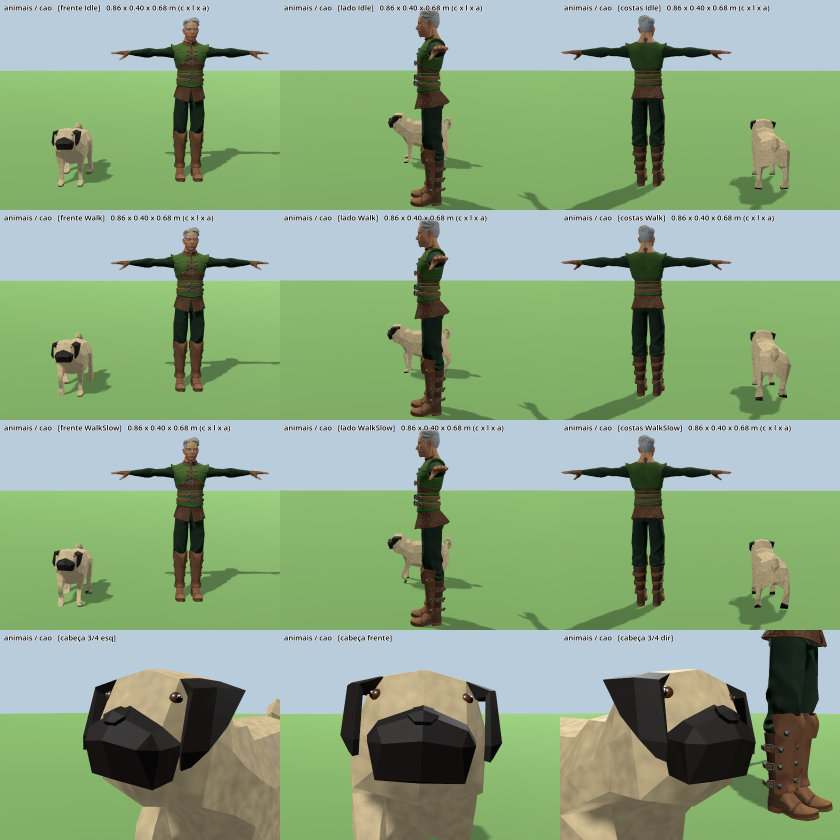
#> input picture docs/ajustes/animais/cao/depois.jpg, 1680 x 1680 px (shown at 1/2 size)
$ python montar_galeria.py
#> lines starting #> are read from the running program, lines starting #| are printed output that depends on the picture
# Monta a GALERIA: junta as fotos de tudo o que o jogo tem em folhas por categoria, com o nome de cada coisa.
# Entradas: as tiras da bancada de itens (tools/bancada.gd), as fotos das peças de construção
# (tools/bancada_construcao.gd) e as fotos de dentro do mundo (capturar_reino, capturar_ilha, capturar_mapa).
# Saída: docs/galeria/<NN>_<categoria>_<k>.jpg.   Uso: python3 tools/montar_galeria.py
import os, glob, sys
from PIL import Image, ImageDraw, ImageFont
RAIZ = os.path.join(os.path.dirname(os.path.abspath(__file__)), '..')
BANCADA = '/Users/faresrames/Desktop/ajustes' if os.path.isdir('/Users/faresrames/Desktop/ajustes') else os.path.join(RAIZ, 'tools/capturas/bancada')
SAIDA = os.path.join(RAIZ, 'docs/galeria')
os.makedirs(SAIDA, exist_ok=True)
for velho in glob.glob(os.path.join(SAIDA, '*.jpg')):
    os.remove(velho)
try:
    FONTE = ImageFont.truetype('/usr/share/fonts/truetype/dejavu/DejaVuSans-Bold.ttf', 22)
    TITULO = ImageFont.truetype('/usr/share/fonts/truetype/dejavu/DejaVuSans-Bold.ttf', 34)
except OSError:
    FONTE = TITULO = ImageFont.load_default()

def folhas(prefixo, titulo, itens, colunas, larg, alt, por_folha):
    """itens: lista de (nome, caminho). Cada célula tem `larg` x `alt` e uma faixa com o nome por baixo."""
    feitas = 0
    for k in range(0, len(itens), por_folha):
        lote = itens[k:k + por_folha]
        linhas = (len(lote) + colunas - 1) // colunas
        folha = Image.new('RGB', (colunas * larg, 60 + linhas * (alt + 34)), (24, 22, 20))
        d = ImageDraw.Draw(folha)
        d.text((16, 10), '%s  (%d de %d)' % (titulo, k // por_folha + 1, (len(itens) + por_folha - 1) // por_folha), font=TITULO, fill=(240, 225, 190))
        for i, (nome, caminho) in enumerate(lote):
            x, y = (i % colunas) * larg, 60 + (i // colunas) * (alt + 34)
            im = Image.open(caminho).convert('RGB')
            im.thumbnail((larg - 6, alt))
            folha.paste(im, (x + (larg - im.width) // 2, y))
            d.text((x + 10, y + alt + 4), nome, font=FONTE, fill=(235, 235, 230))
        folha.save(os.path.join(SAIDA, '%s_%d.jpg' % (prefixo, k // por_folha + 1)), quality=86)
        feitas += 1
    print('%-28s %3d fotos em %d folhas' % (prefixo, len(itens), feitas))

def tiras(cat):
    return sorted((os.path.basename(os.path.dirname(c)), c) for c in glob.glob(os.path.join(BANCADA, cat, '*', 'depois.jpg')))
def fotos(padrao):
    return [(os.path.basename(c)[:-4].replace('_', ' '), c) for c in sorted(glob.glob(os.path.join(RAIZ, padrao)))]

folhas('01_personagens', 'PERSONAGENS (frente, lado, costas)', tiras('personagens'), 2, 1120, 280, 14)
folhas('02_animais', 'ANIMAIS', tiras('animais'), 2, 1120, 280, 14)
#> call 2 of folhas, with prefixo = '02_animais', titulo = 'ANIMAIS', colunas = 2, larg = 1120, alt = 280, por_folha = 14
#> in folhas, im is the input picture: PIL image 1680x1680 RGB; mean R, G, B 139.2, 166.4, 130.5
#> in folhas (call 2), `im.thumbnail((larg - 6, alt))`:
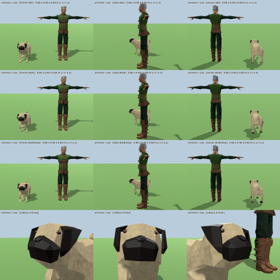
#> im: PIL image 280x280 RGB; mean R, G, B 139.2, 166.4, 130.5
#> in folhas (call 2), `folha.paste(im, (x + (larg - im.width) // 2, y))`:
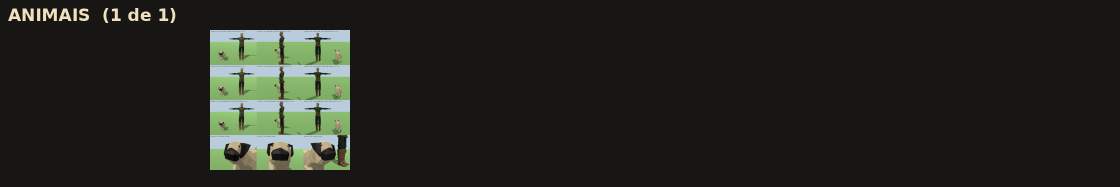
#> folha: PIL image 2240x374 RGB (shown at 1/2 size); mean R, G, B 35.7, 36.4, 31.1
folhas('03_criaturas_e_inimigos', 'CRIATURAS E INIMIGOS', tiras('criaturas') + tiras('inimigos'), 2, 1120, 280, 14)
folhas('04_tubarao', 'TUBARÃO (bancada e dentro do mar)', fotos('docs/validacao/tubarao/*.jpg'), 3, 853, 480, 9)
folhas('05_armas_e_drops', 'ARMAS E ITENS QUE CAEM', tiras('armas') + tiras('drops'), 2, 1120, 280, 16)
folhas('06_moveis', 'MÓVEIS E OBJETOS', tiras('moveis'), 3, 840, 210, 30)
folhas('07_natureza', 'NATUREZA', tiras('natureza'), 2, 1120, 280, 14)
folhas('08_pecas_de_casa', 'PEÇAS DE CASA (kit das vilas)', tiras('pecas_de_casa'), 4, 840, 210, 48)
for n, (peca, nome) in enumerate([('muralha', 'MURALHA'), ('rua', 'RUA'), ('feira', 'FEIRA'), ('catedral', 'CATEDRAL'), ('quartel', 'QUARTEL'), ('acampamento', 'ACAMPAMENTO E BARCO')]):
    folhas('1%d_construcao_%s' % (n, peca), 'CONSTRUÇÃO: ' + nome + ' (na bancada)', fotos('tools/capturas/construcao/%s/*.jpg' % peca), 3, 853, 480, 9)
reino = fotos('tools/capturas/reino/*.jpg')
folhas('20_valdoria', 'VALDORIA, DENTRO DO JOGO', [f for f in reino if f[0][:2] < '20'], 3, 853, 480, 9)
folhas('21_povoados', 'VILAS, FAZENDAS, PESCADOR E POSTOS', [f for f in reino if '20' <= f[0][:2] < '30'], 3, 853, 480, 9)
folhas('22_montanha_e_estradas', 'MONTANHA DOS DRAGÕES, PONTE E TUBARÃO', [f for f in reino if f[0][:2] >= '30'], 3, 853, 480, 9)
folhas('23_ilha_e_mapa', 'A ILHA DE CIMA, O CHÃO E O MAPA', fotos('tools/capturas/ilha/*.jpg'), 3, 853, 480, 9)
